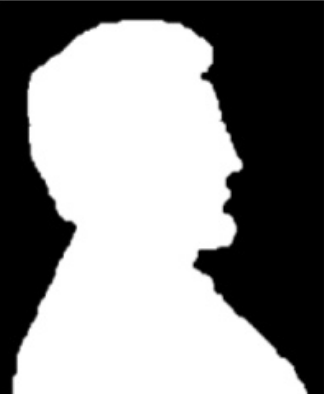
#> input picture perfil.png, 324 x 394 px
$ python operadores_morfologicos.py
#> lines starting #> are read from the running program, lines starting #| are printed output that depends on the picture; after the words box and inside, x2 and y2 are one past the last pixel; in counts of white or black regions, pixels touching at a corner belong together
import numpy as np
import cv2

def main():

    # [5 lines of commented-out code are left out]


    w_size = 3

########################################################################################
#   Primeira parte...
    #dilatacao e erosao
    #cv2.imshow('Dilatacao',dilatacao(imgBinJotaNormal, w_size))
    #cv2.imshow('Erosao',erosao(imgBinJotaNormal, w_size))

    #abertura e fechamento
    #cv2.imshow('Abertura', abertura(imgBinJotaRuido,w_size))
    #cv2.imshow('Fechamento', fechamento(imgBinJotaRuido,w_size))

########################################################################################
#   Segunda parte....
# #Retirar círculos pretos no interior dos círculos brancos na imagem circulos.png
# (sem modificar o tamanho dos círculos), utilizando operadores morfológicos;

    #img3 = cv2.imread('circulos.png')
    #imgBinCirculo = cv2.cvtColor(img3, cv2.COLOR_BGR2GRAY)
    #cv2.imshow('Circulo original', imgBinCirculo)

    #p1 = abertura((fechamento(imgBinCirculo, w_size)),w_size)
    #p2 = fechamento((dilatacao(p1, w_size)), w_size)
    #p3 = fechamento((dilatacao(p2, w_size)), w_size)

    #cv2.imshow('Resultado', p3)
########################################################################################
#   Terceira parte...
#Extrair o contorno do perfil na imagem perfil.png,
# utilizando operadores morfológicos.
    img4 = cv2.imread('perfil.png')
#> img4 is the input picture: shape (394, 324, 3); min 0, max 255, mean 140.9
    imgBinPerfil = cv2.cvtColor(img4, cv2.COLOR_BGR2GRAY)

    p1 = abertura(imgBinPerfil, w_size)
    p2 = subtracao(imgBinPerfil, p1)

    cv2.imshow('Perfil Normal', img4)
    cv2.imshow('Contorno', p2)
########################################################################################
    cv2.waitKey(0)
    cv2.destroyAllWindows()
########################################################################################
################################### FUNCOES ############################################

def subtracao(z,h):

    g = np.copy(z)
    size = z.shape

    for i in range(size[0]):
        for j in range(size[1]):
            if(h[i][j] == 255):
                g[i][j] = 0
    return g

#atribuir o valor 1 a cada posicao da imagem que e sobreposta pelo elemento estruturante
#valor 1 = branco = 255 || valor 0 = preto = 0
def dilatacao(f, w_size):
    size = f.shape
    g = np.zeros((size[0], size[1]), dtype = 'uint8')

    for i in range(size[0]-w_size//2):
        for j in range(size[1]-w_size//2):
            if(f[i][j] > 0):
                for u in range(w_size):
                    for v in range(w_size):
                        g[i-(w_size//2)+u][j-(w_size//2)+v] = 255
    return g

def erosao(f, w_size):
#> called with w_size = 3
    size = f.shape
#> size = (394, 324)
    g = np.zeros((size[0], size[1]), dtype = 'uint8')
    sizeW = (w_size*w_size)
    aux = 0
    for i in range(size[0]-1):
        for j in range(size[1]-1):
            if(f[i][j] > 0):
                for u in range(w_size):
                    for v in range(w_size):
                        if(f[i-(w_size//2)+u][j-(w_size//2)+v] == 255):
                            aux+=1
                            #print(aux)
                if(aux == sizeW):
                  g[i][j] = 255
            aux = 0
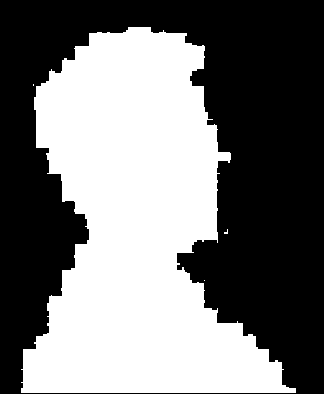
#> g: shape (394, 324); 46.7% white; 4 white regions (3 under 20 px), largest, box (x1, y1, x2, y2) and area: (21, 27, 296, 393) 59653

    return g


def abertura(f, w_size):
    #primeira parte: erosao
    #segunda parte: dilatacao

    imgErosao = erosao(f,w_size)
    imgAbertura = dilatacao(imgErosao, w_size)
#> after the loop in dilatacao, `for i in range(size[0]-w_size//2):`:
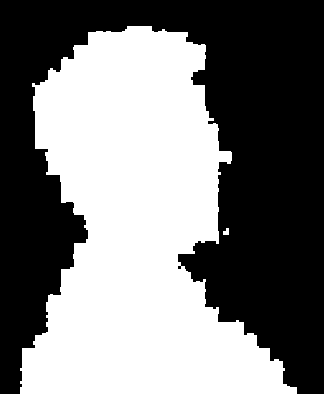
#> g: shape (394, 324); 48.1% white; 2 white regions, box (x1, y1, x2, y2) and area: (20, 26, 297, 394) 61376, (223, 228, 229, 235) 33

    return imgAbertura

def fechamento(f, w_size):
    #primeira parte: dilatacao
    #segunda parte: erosao
    imgP1 = dilatacao(f, w_size)
    imgFechamento= erosao(imgP1, w_size)

    return imgFechamento

#########################################################################################
if __name__ == "__main__":
    main()
#> after the loop in subtracao, `for i in range(size[0]):`:
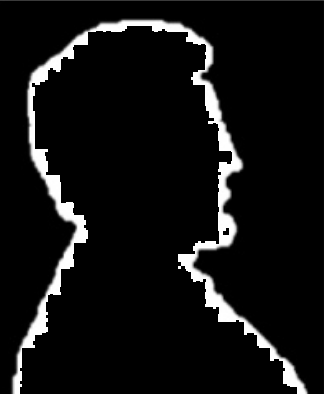
#> g: shape (394, 324); min 0, max 255, mean 18.2
